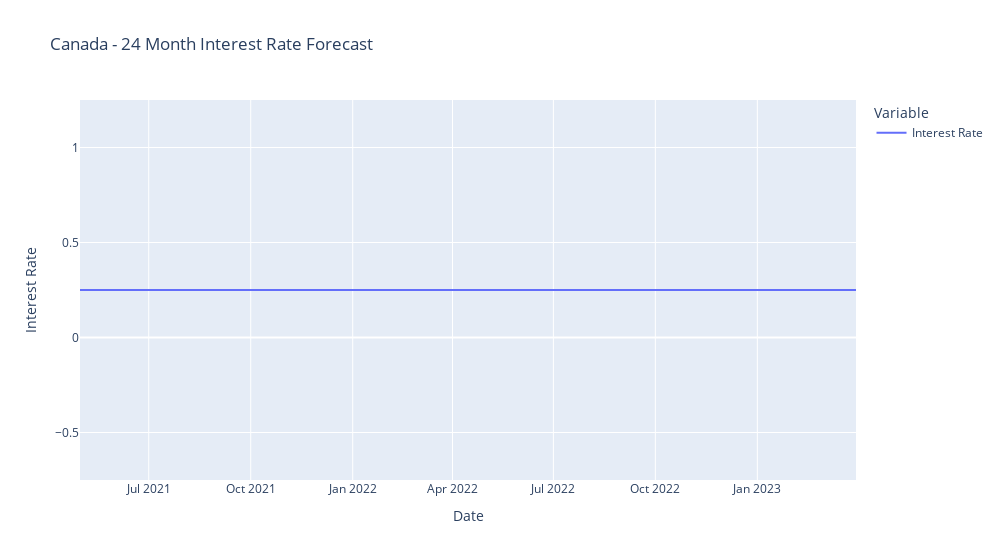

The cell this chart's notebook holds for it:
### Code cell
forecast_fig

### Figure 1 — Plotly figure (JSON) as saved in the notebook; plotly's stock layout.template omitted (floating-point values rounded to 4 significant figures)
{"data": [{"hovertemplate": "Variable=Interest Rate<br>Date=%{x}<br>Interest Rate=%{y}<extra></extra>", "legendgroup": "Interest Rate", "line": {"color": "#636efa", "dash": "solid"}, "mode": "lines", "name": "Interest Rate", "orientation": "v", "showlegend": true, "type": "scatter", "x": ["2021-04-30T00:00:00", "2021-05-31T00:00:00", "2021-06-30T00:00:00", "2021-07-31T00:00:00", "2021-08-31T00:00:00", "2021-09-30T00:00:00", "2021-10-31T00:00:00", "2021-11-30T00:00:00", "2021-12-31T00:00:00", "2022-01-31T00:00:00", "2022-02-28T00:00:00", "2022-03-31T00:00:00", "2022-04-30T00:00:00", "2022-05-31T00:00:00", "2022-06-30T00:00:00", "2022-07-31T00:00:00", "2022-08-31T00:00:00", "2022-09-30T00:00:00", "2022-10-31T00:00:00", "2022-11-30T00:00:00", "2022-12-31T00:00:00", "2023-01-31T00:00:00", "2023-02-28T00:00:00", "2023-03-31T00:00:00"], "xaxis": "x", "y": [0.25, 0.25, 0.25, 0.25, 0.25, 0.25, 0.25, 0.25, 0.25, 0.25, 0.25, 0.25, 0.25, 0.25, 0.25, 0.25, 0.25, 0.25, 0.25, 0.25, 0.25, 0.25, 0.25, 0.25], "yaxis": "y"}], "layout": {"legend": {"title": {"text": "Variable"}, "tracegroupgap": 0}, "title": {"text": "Canada - 24 Month Interest Rate Forecast"}, "width": 1000, "xaxis": {"anchor": "y", "domain": [0, 1], "title": {"text": "Date"}}, "yaxis": {"anchor": "x", "domain": [0, 1], "title": {"text": "Interest Rate"}}}}
